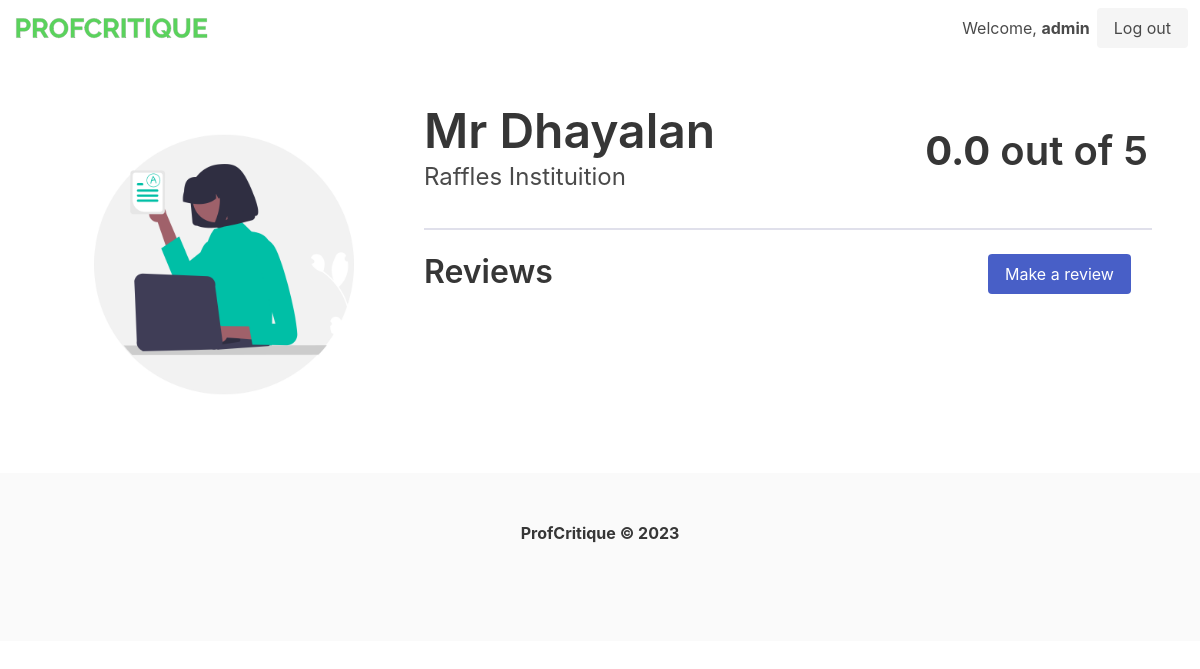
The app's page /teacher/1 (signed in) with its own data.
### tables this page shows
CREATE TABLE users (
            id INTEGER PRIMARY KEY AUTOINCREMENT,
            username TEXT,
            password TEXT
        );

CREATE TABLE teachers (
            id INTEGER PRIMARY KEY,
            name TEXT,
            school_id INTEGER,
            FOREIGN KEY(school_id) REFERENCES schools(id)
        );

CREATE TABLE schools (
            id INTEGER PRIMARY KEY,
            name TEXT
        );

### main.py (the view)
@app.route("/teacher/<teacher_id>", methods=["GET"])
@login_required
def teacher_profile(teacher_id=""):
    result = db.get_teacher_by_id(teacher_id)
    reviews = db.get_review(teacher_id)
    print(result["rating"])
    print(round(result["rating"], None) * "⭐")
    result["bar"] = round(result["rating"], None) * "⭐"
    return render_template(
        "teacher.html", teacher_id=teacher_id, result=result, reviews=reviews
    )

### main.py (called while the page is built)
@login_manager.user_loader
def load_user(user_id):
    user = db.get_user_by_id(user_id)
    if user is None:
        return None
    else:
        return User(int(user["id"]), user["username"], user["password"])

### utils/datastore.py (called while the page is built)
    def get_conn(self) -> sqlite3.Connection:
        def dict_factory(cursor: sqlite3.Cursor, row: sqlite3.Row) -> dict:
            d = {}
            for idx, col in enumerate(cursor.description):
                d[col[0]] = row[idx]
            return d
        conn = sqlite3.connect(self.uri)
        conn.row_factory = dict_factory
        return conn

    def get_record(self, command, param=None):
        conn = self.get_conn()
        cur = conn.cursor()
        if param is None:
            cur.execute(query_table[command])
        else:
            cur.execute(query_table[command], param)
        return cur.fetchone()

    def get_records(self, command, param=None):
        conn = self.get_conn()
        cur = conn.cursor()
        if param is None:
            cur.execute(query_table[command])
        else:
            cur.execute(query_table[command], param)
        return cur.fetchall()

    def get_user_by_id(self, user_id):
        user = self.get_record("load_user_by_id", (user_id,))
        return user

    def get_teacher_by_id(self, teacher_id):
        teacher = self.get_record("get_teacher_by_id", (int(teacher_id),))
        score = self.get_record("get_aggregated_score", (int(teacher_id),))
        if score["rating"] is None:
            score["rating"] = 0.0
        return dict(teacher, **score)

    def get_review(self, teacher_id):
        reviews = self.get_records("get_review", (int(teacher_id),))
        return reviews

### templates/teacher.html (shortened to what this page needs)
{% extends "layout.html" %}
{% block body %}
<section class="section is-small">
    <div class="columns">
        <div class="column is-one-third">
            <figure class="image">
                <img src="{{url_for('static', filename='teacher_profile.png')}}">
            </figure>
        </div>
        <div class="column is-two-thirds">
            <div class="columns">
                <div class="column">
                    <h1 class="title is-1">{{ result["teacher_name"] }}</h1>
                    <h2 class="subtitle is-4">{{ result["school_name"] }}</h2>
                </div>
                <div class="column is-4">
                    <h1 class="title is-2   "><b>{{ result["rating"]|round(1) }}</b> out of 5</h1>
                </div>
            </div>
            <hr style="border-top: 2px solid #e0e0eb;">
            <div class="columns">
                <div class="column">
                    <h1 class="title is-3">Reviews</h1>
                </div>
                <div class="column is-3">
                    <a class="button is-link" href="/teacher/{{ teacher_id }}/review">Make a review</a>
                </div>
            </div>
        </div>
    </div>
</section>
{% endblock %}

### templates/layout.html (shortened to what this page needs)
<!doctype html>
<html lang="en">
<head>
    <link rel="stylesheet" href="https://cdn.jsdelivr.net/npm/bulma@0.9.4/css/bulma.min.css">
</head>
<body>
    <nav class="navbar">
        <div class="navbar-brand">
            <a class="navbar-item" href="/">
                <img src="{{url_for('static', filename='logo.png')}}" width="200" height="30">
            </a>
        </div>
        <div class="navbar-end">
            <div class="navbar-item">
                {% if current_user.is_authenticated %}
                <h3 style="margin-right:7px">Welcome, <b>{{ current_user.username}}</b></h3>
                <a class="button is-light" href="/logout">
                    Log out
                </a>
                {% endif %}
            </div>
        </div>
    </nav>
    {% block body %}
    {% endblock %}
</body>
<footer class="footer">
    <div class="content has-text-centered">
        <p>
            <strong>ProfCritique © 2023</strong>
        </p>
    </div>
</footer>
</html>

### records on screen
users: username "admin"
teachers: teacher_name "Mr Dhayalan"
schools: school_name "Raffles Instituition"

### other values on screen
{{ result["rating"]|round(1) }} "0.0"
